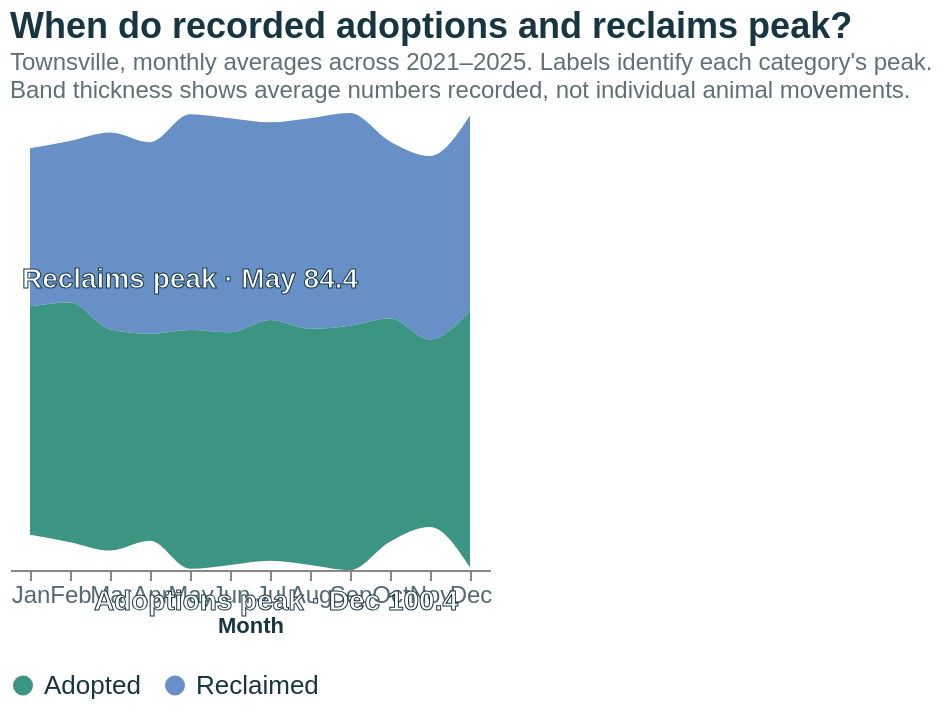

Write a Vega-Lite specification for this figure.
### Vega-Lite specification from a JSON file in a GitHub repository (floating-point values rounded to 4 significant figures)
{"$schema": "https://vega.github.io/schema/vega-lite/v5.json", "description": "Seasonal streamgraph of monthly official Townsville adoption and reclaim outcomes.", "width": "container", "height": 355, "autosize": {"type": "fit-x", "contains": "padding", "resize": true}, "background": "#ffffff", "title": {"text": "When do recorded adoptions and reclaims peak?", "subtitle": ["Townsville, monthly averages across 2021–2025. Labels identify each category's peak.", "Band thickness shows average numbers recorded, not individual animal movements."], "font": "Helvetica", "fontSize": 18, "subtitleFont": "Helvetica", "subtitleFontSize": 12, "anchor": "start"}, "data": {"values": [{"month": "Jan", "month_num": 1, "series": "Adopted", "mean_count": 89.4, "years": 5}, {"month": "Jan", "month_num": 1, "series": "Reclaimed", "mean_count": 61.8, "years": 5}, {"month": "Feb", "month_num": 2, "series": "Adopted", "mean_count": 93.8, "years": 5}, {"month": "Feb", "month_num": 2, "series": "Reclaimed", "mean_count": 63.2, "years": 5}, {"month": "Mar", "month_num": 3, "series": "Adopted", "mean_count": 86.6, "years": 5}, {"month": "Mar", "month_num": 3, "series": "Reclaimed", "mean_count": 77, "years": 5}, {"month": "Apr", "month_num": 4, "series": "Adopted", "mean_count": 81, "years": 5}, {"month": "Apr", "month_num": 4, "series": "Reclaimed", "mean_count": 75, "years": 5}, {"month": "May", "month_num": 5, "series": "Adopted", "mean_count": 93.4, "years": 5}, {"month": "May", "month_num": 5, "series": "Reclaimed", "mean_count": 84.4, "years": 5}, {"month": "Jun", "month_num": 6, "series": "Adopted", "mean_count": 91, "years": 5}, {"month": "Jun", "month_num": 6, "series": "Reclaimed", "mean_count": 83.8, "years": 5}, {"month": "Jul", "month_num": 7, "series": "Adopted", "mean_count": 94.2, "years": 5}, {"month": "Jul", "month_num": 7, "series": "Reclaimed", "mean_count": 77.4, "years": 5}, {"month": "Aug", "month_num": 8, "series": "Adopted", "mean_count": 92.4, "years": 5}, {"month": "Aug", "month_num": 8, "series": "Reclaimed", "mean_count": 82.4, "years": 5}, {"month": "Sep", "month_num": 9, "series": "Adopted", "mean_count": 95.6, "years": 5}, {"month": "Sep", "month_num": 9, "series": "Reclaimed", "mean_count": 83.2, "years": 5}, {"month": "Oct", "month_num": 10, "series": "Adopted", "mean_count": 87.4, "years": 5}, {"month": "Oct", "month_num": 10, "series": "Reclaimed", "mean_count": 69.2, "years": 5}, {"month": "Nov", "month_num": 11, "series": "Adopted", "mean_count": 73.4, "years": 5}, {"month": "Nov", "month_num": 11, "series": "Reclaimed", "mean_count": 71.8, "years": 5}, {"month": "Dec", "month_num": 12, "series": "Adopted", "mean_count": 100.4, "years": 5}, {"month": "Dec", "month_num": 12, "series": "Reclaimed", "mean_count": 76.4, "years": 5}]}, "config": {"font": "Helvetica, Arial, sans-serif", "view": {"stroke": null}, "axis": {"labelColor": "#536B73", "titleColor": "#173642", "labelFont": "Helvetica, Arial, sans-serif", "titleFont": "Helvetica, Arial, sans-serif"}, "legend": {"labelColor": "#173642", "labelFont": "Helvetica, Arial, sans-serif", "titleFont": "Helvetica, Arial, sans-serif"}, "title": {"color": "#173642", "subtitleColor": "#607077", "font": "Helvetica, Arial, sans-serif", "subtitleFont": "Helvetica, Arial, sans-serif"}}, "layer": [{"mark": {"type": "area", "interpolate": "monotone", "opacity": 0.92}, "encoding": {"x": {"field": "month", "type": "ordinal", "sort": ["Jan", "Feb", "Mar", "Apr", "May", "Jun", "Jul", "Aug", "Sep", "Oct", "Nov", "Dec"], "title": "Month", "axis": {"labelAngle": 0, "labelFontSize": 12}}, "y": {"field": "mean_count", "type": "quantitative", "stack": "center", "axis": null}, "color": {"field": "series", "type": "nominal", "scale": {"domain": ["Adopted", "Reclaimed"], "range": ["#2B8C78", "#5B87C2"]}, "legend": {"orient": "bottom", "title": null, "labelFontSize": 13, "labelLimit": 140, "columns": 2}}, "order": {"field": "series", "type": "nominal", "sort": ["Adopted", "Reclaimed"]}, "tooltip": [{"field": "month", "type": "nominal", "title": "Month"}, {"field": "series", "type": "nominal", "title": "Category"}, {"field": "mean_count", "type": "quantitative", "title": "Average monthly records", "format": ",.1f"}, {"field": "years", "type": "quantitative", "title": "Years averaged"}]}}, {"transform": [{"window": [{"op": "max", "field": "mean_count", "as": "series_max"}], "groupby": ["series"], "frame": [null, null]}, {"filter": "datum.series === 'Reclaimed' && datum.mean_count === datum.series_max"}, {"calculate": "'Reclaims peak · ' + datum.month + ' ' + format(datum.mean_count, '.1f')", "as": "peak_label"}], "mark": {"type": "text", "font": "Helvetica, Arial, sans-serif", "fontSize": 14, "fontWeight": "bold", "color": "#FFFFFF", "stroke": "#173642", "strokeWidth": 0.5, "align": "center", "baseline": "middle", "dx": 0}, "encoding": {"x": {"field": "month", "type": "ordinal", "sort": ["Jan", "Feb", "Mar", "Apr", "May", "Jun", "Jul", "Aug", "Sep", "Oct", "Nov", "Dec"]}, "y": {"value": 85}, "text": {"field": "peak_label", "type": "nominal"}}}, {"transform": [{"window": [{"op": "max", "field": "mean_count", "as": "series_max"}], "groupby": ["series"], "frame": [null, null]}, {"filter": "datum.series === 'Adopted' && datum.mean_count === datum.series_max"}, {"calculate": "'Adoptions peak · ' + datum.month + ' ' + format(datum.mean_count, '.1f')", "as": "peak_label"}], "mark": {"type": "text", "font": "Helvetica, Arial, sans-serif", "fontSize": 14, "fontWeight": "bold", "color": "#FFFFFF", "stroke": "#173642", "strokeWidth": 0.5, "align": "right", "baseline": "middle", "dx": -6}, "encoding": {"x": {"field": "month", "type": "ordinal", "sort": ["Jan", "Feb", "Mar", "Apr", "May", "Jun", "Jul", "Aug", "Sep", "Oct", "Nov", "Dec"]}, "y": {"value": 246}, "text": {"field": "peak_label", "type": "nominal"}}}]}
